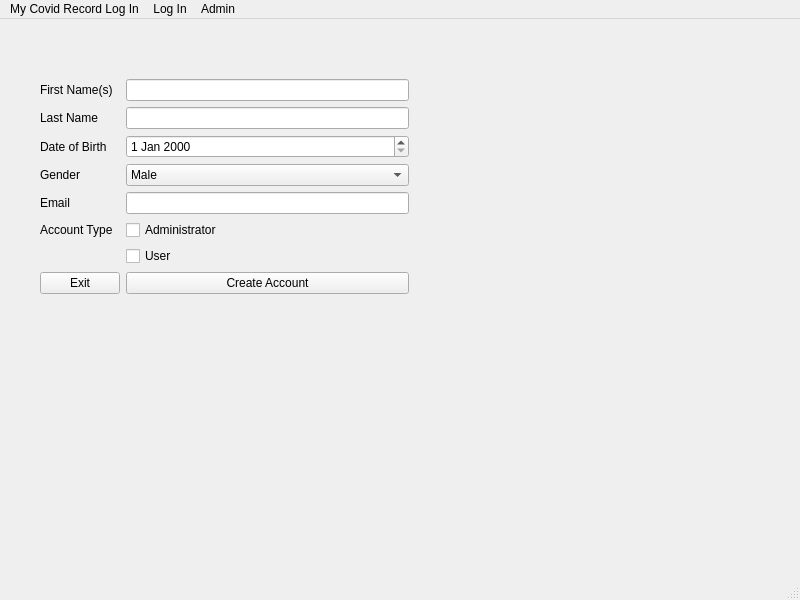
<?xml version="1.0" encoding="UTF-8"?>
<ui version="4.0">
 <class>MainWindow</class>
 <widget class="QMainWindow" name="MainWindow">
  <property name="geometry">
   <rect>
    <x>0</x>
    <y>0</y>
    <width>800</width>
    <height>600</height>
   </rect>
  </property>
  <property name="windowTitle">
   <string>MainWindow</string>
  </property>
  <widget class="QWidget" name="centralwidget">
   <widget class="QWidget" name="verticalLayoutWidget">
    <property name="geometry">
     <rect>
      <x>420</x>
      <y>40</y>
      <width>371</width>
      <height>309</height>
     </rect>
    </property>
    <layout class="QVBoxLayout" name="verticalLayout"/>
   </widget>
   <widget class="QWidget" name="formLayoutWidget">
    <property name="geometry">
     <rect>
      <x>40</x>
      <y>60</y>
      <width>369</width>
      <height>431</height>
     </rect>
    </property>
    <layout class="QFormLayout" name="formLayout">
     <item row="0" column="0">
      <widget class="QLabel" name="nameLabel">
       <property name="text">
        <string>First Name(s)</string>
       </property>
      </widget>
     </item>
     <item row="0" column="1">
      <widget class="QLineEdit" name="nameLineEdit"/>
     </item>
     <item row="1" column="0">
      <widget class="QLabel" name="lastNameLabel">
       <property name="text">
        <string>Last Name</string>
       </property>
      </widget>
     </item>
     <item row="1" column="1">
      <widget class="QLineEdit" name="lastNameLineEdit"/>
     </item>
     <item row="2" column="0">
      <widget class="QLabel" name="dateLabel">
       <property name="text">
        <string>Date of Birth</string>
       </property>
      </widget>
     </item>
     <item row="2" column="1">
      <widget class="QDateEdit" name="dateDateEdit"/>
     </item>
     <item row="3" column="0">
      <widget class="QLabel" name="accountTypeLabel">
       <property name="text">
        <string>Gender</string>
       </property>
      </widget>
     </item>
     <item row="3" column="1">
      <widget class="QComboBox" name="accountTypeComboBox">
       <item>
        <property name="text">
         <string>Male</string>
        </property>
       </item>
       <item>
        <property name="text">
         <string>Female</string>
        </property>
       </item>
       <item>
        <property name="text">
         <string>Diverse</string>
        </property>
       </item>
       <item>
        <property name="text">
         <string>Prefer not to say</string>
        </property>
       </item>
      </widget>
     </item>
     <item row="9" column="0">
      <layout class="QHBoxLayout" name="horizontalLayout"/>
     </item>
     <item row="4" column="1">
      <widget class="QLineEdit" name="emailLineEdit"/>
     </item>
     <item row="4" column="0">
      <widget class="QLabel" name="emailLabel">
       <property name="text">
        <string>Email</string>
       </property>
      </widget>
     </item>
     <item row="5" column="0">
      <widget class="QLabel" name="accountTypeLabel_2">
       <property name="text">
        <string>Account Type</string>
       </property>
      </widget>
     </item>
     <item row="5" column="1">
      <widget class="QCheckBox" name="checkBox_2">
       <property name="text">
        <string>Administrator</string>
       </property>
      </widget>
     </item>
     <item row="6" column="1">
      <widget class="QCheckBox" name="accountTypeCheckBox">
       <property name="text">
        <string>User</string>
       </property>
      </widget>
     </item>
     <item row="7" column="1">
      <widget class="QPushButton" name="loginBtn">
       <property name="text">
        <string>Create Account</string>
       </property>
      </widget>
     </item>
     <item row="7" column="0">
      <widget class="QPushButton" name="exitBtn">
       <property name="text">
        <string>Exit</string>
       </property>
      </widget>
     </item>
    </layout>
   </widget>
  </widget>
  <widget class="QMenuBar" name="menubar">
   <property name="geometry">
    <rect>
     <x>0</x>
     <y>0</y>
     <width>800</width>
     <height>25</height>
    </rect>
   </property>
   <widget class="QMenu" name="menuhello">
    <property name="title">
     <string>My Covid Record Log In</string>
    </property>
   </widget>
   <widget class="QMenu" name="menuLog_In">
    <property name="title">
     <string>Log In</string>
    </property>
   </widget>
   <widget class="QMenu" name="menuAdmin">
    <property name="title">
     <string>Admin</string>
    </property>
   </widget>
   <addaction name="menuhello"/>
   <addaction name="menuLog_In"/>
   <addaction name="menuAdmin"/>
  </widget>
  <widget class="QStatusBar" name="statusbar"/>
  <action name="actionLog_In">
   <property name="text">
    <string>Log In</string>
   </property>
   <property name="toolTip">
    <string>&lt;html&gt;&lt;head/&gt;&lt;body&gt;&lt;p&gt;Please Enter Your Log in Details&lt;/p&gt;&lt;/body&gt;&lt;/html&gt;</string>
   </property>
  </action>
 </widget>
 <resources/>
 <connections>
  <connection>
   <sender>exitBtn</sender>
   <signal>clicked()</signal>
   <receiver>MainWindow</receiver>
   <slot>close()</slot>
   <hints>
    <hint type="sourcelabel">
     <x>400</x>
     <y>280</y>
    </hint>
    <hint type="destinationlabel">
     <x>399</x>
     <y>299</y>
    </hint>
   </hints>
  </connection>
 </connections>
</ui>
